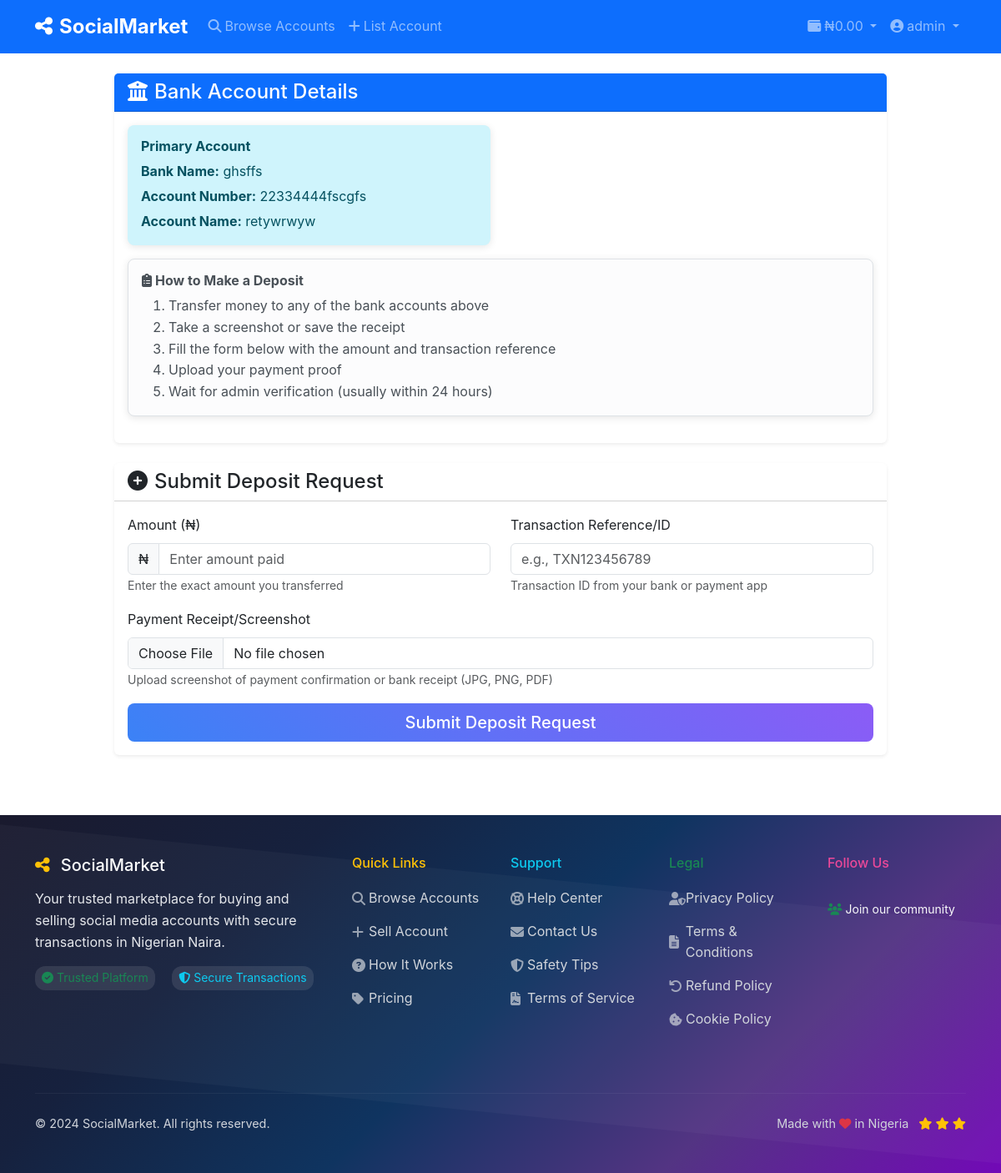
The app's page /deposit (signed in), older data.
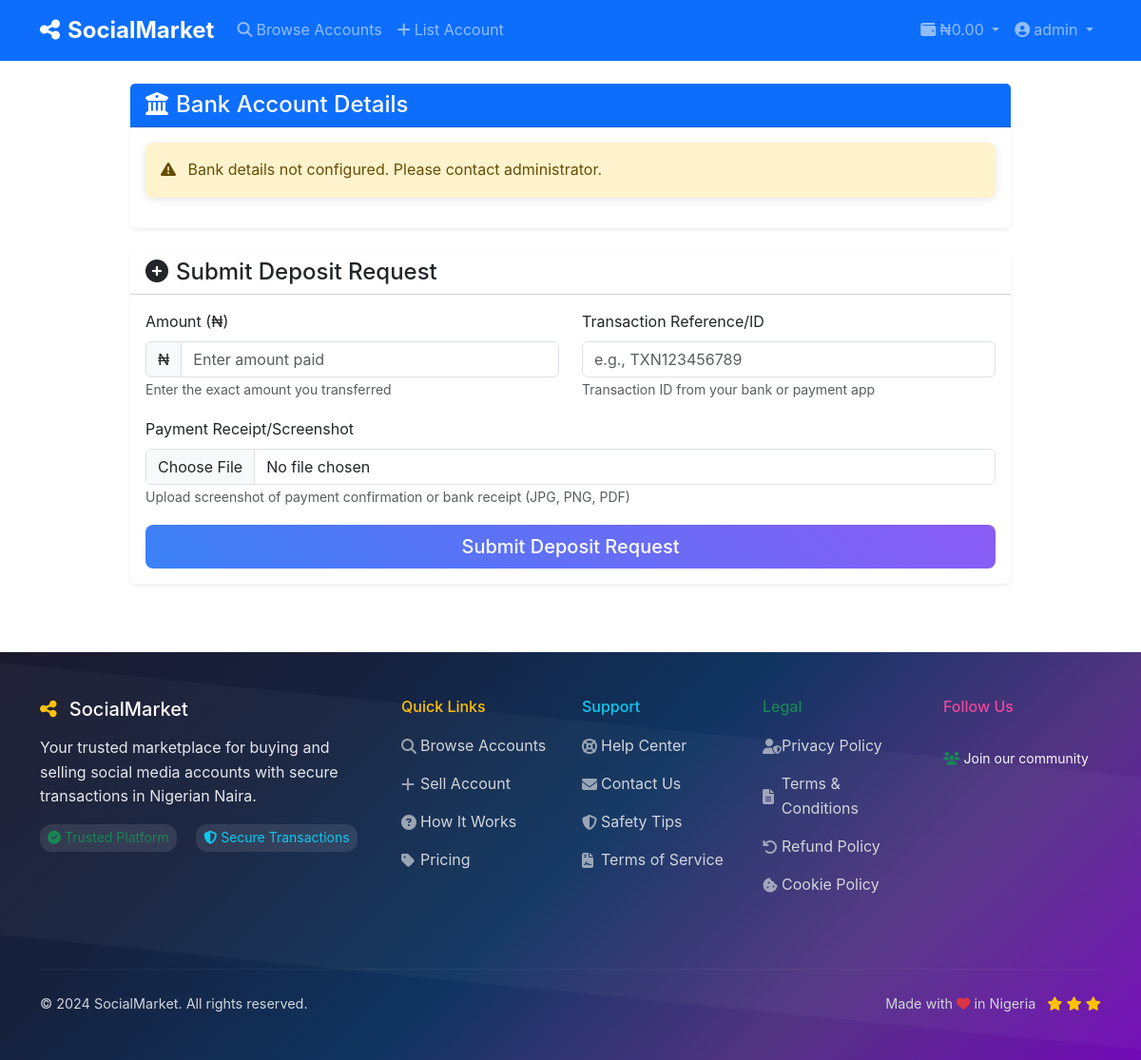
The same page, newer data.
### app.py (models this page shows)
class Settings(db.Model):
    id = db.Column(db.Integer, primary_key=True)
    site_name = db.Column(db.String(100), default='SocialMarket')
    site_description = db.Column(db.Text)
    site_logo = db.Column(db.String(255))
    currency_symbol = db.Column(db.String(10), default='₦')
    currency_code = db.Column(db.String(3), default='NGN')
    commission_rate = db.Column(db.Numeric(5, 2), default=5.00)  # Percentage
    referral_commission = db.Column(db.Numeric(5, 2), default=2.00)  # Percentage
    min_withdrawal = db.Column(db.Numeric(10, 2), default=1000.00)
    max_withdrawal = db.Column(db.Numeric(10, 2), default=1000000.00)
    smtp_server = db.Column(db.String(100))
    smtp_port = db.Column(db.Integer, default=587)
    smtp_username = db.Column(db.String(100))
    smtp_password = db.Column(db.String(255))
    admin_email = db.Column(db.String(120))
    bank_name = db.Column(db.String(100))
    account_number = db.Column(db.String(20))
    account_name = db.Column(db.String(100))
    bank_name_2 = db.Column(db.String(100))
    account_number_2 = db.Column(db.String(20))
    account_name_2 = db.Column(db.String(100))
    payment_instructions = db.Column(db.Text)
    facebook_url = db.Column(db.String(255))
    twitter_url = db.Column(db.String(255))
    instagram_url = db.Column(db.String(255))
    updated_at = db.Column(db.DateTime, default=datetime.utcnow, onupdate=datetime.utcnow)

### app.py (the view, shortened to what this page needs)
@app.route('/deposit', methods=['GET', 'POST'])
@login_required
def deposit():
    form = WalletDepositForm()
    settings = Settings.query.first()
    return render_template('deposit.html', form=form, settings=settings)

### app.py
class WalletDepositForm(FlaskForm):
    amount = DecimalField('Amount (₦)', validators=[DataRequired(), NumberRange(min=100)], places=2)
    reference_number = StringField('Transaction Reference/ID', validators=[DataRequired()])
    payment_proof = FileField('Payment Receipt/Screenshot', validators=[
        FileRequired(),
        FileAllowed(['jpg', 'png', 'pdf'], 'Images and PDF only!')
    ])
    submit = SubmitField('Submit Deposit Request')

### app.py (called while the page is built)
@login_manager.user_loader
def load_user(user_id):
    return User.query.get(int(user_id))

### templates/deposit.html (shortened to what the changed rows need)
{% extends "base.html" %}
{% block content %}
<div class="container py-4">
    <div class="row justify-content-center">
        <div class="col-lg-10">
            <div class="card border-0 shadow-sm mb-4">
                <div class="card-body">
                    {% if settings and settings.bank_name %}
                    <div class="row">
                        <div class="col-md-6">
                            <div class="alert alert-info mb-3">
                                <h6 class="fw-bold mb-2">Primary Account</h6>
                                <p class="mb-1"><strong>Bank Name:</strong> {{ settings.bank_name }}</p>
                                <p class="mb-1"><strong>Account Number:</strong> {{ settings.account_number }}</p>
                                <p class="mb-0"><strong>Account Name:</strong> {{ settings.account_name }}</p>
                            </div>
                        </div>
                    </div>
                    <div class="alert alert-light border">
                        <h6 class="fw-bold mb-2">
                            <i class="fas fa-clipboard-list me-1"></i>How to Make a Deposit
                        </h6>
                        <ol class="mb-0">
                            <li>Transfer money to any of the bank accounts above</li>
                            <li>Take a screenshot or save the receipt</li>
                            <li>Fill the form below with the amount and transaction reference</li>
                            <li>Upload your payment proof</li>
                            <li>Wait for admin verification (usually within 24 hours)</li>
                        </ol>
                    </div>
                    {% else %}
                    <div class="alert alert-warning">
                        <i class="fas fa-exclamation-triangle me-2"></i>
                        Bank details not configured. Please contact administrator.
                    </div>
                    {% endif %}
                </div>
            </div>
        </div>
    </div>
</div>
{% endblock %}

### templates/base.html (shortened to what the changed rows need)
<!DOCTYPE html>
<html lang="en">
<head>
    <link href="https://cdn.jsdelivr.net/npm/bootstrap@5.3.0/dist/css/bootstrap.min.css" rel="stylesheet">
    <link href="https://cdnjs.cloudflare.com/ajax/libs/font-awesome/6.4.0/css/all.min.css" rel="stylesheet">
    <link href="{{ url_for('static', filename='css/style.css') }}" rel="stylesheet">
</head>
<body>
    <main>
        {% block content %}{% endblock %}
    </main>
    <footer class="footer-colorful text-light py-5 mt-5">
        <div class="container">
            <div class="row">
                <div class="col-lg-4 mb-4">
                    <h5 class="text-white mb-3">
                        <i class="fas fa-share-alt me-2 text-warning"></i>
                        {% if settings and settings.site_name %}{{ settings.site_name }}{% else %}SocialMarket{% endif %}
                    </h5>
                    <p class="footer-text">Your trusted marketplace for buying and selling social media accounts with secure transactions in Nigerian Naira.</p>
                    <div class="footer-stats mt-3">
                        <small class="text-success"><i class="fas fa-check-circle me-1"></i>Trusted Platform</small>
                        <small class="text-info ms-3"><i class="fas fa-shield-alt me-1"></i>Secure Transactions</small>
                    </div>
                </div>
            </div>
            <div class="row align-items-center">
                <div class="col-md-6">
                    <p class="footer-copyright mb-0">
                        &copy; 2024 {% if settings and settings.site_name %}{{ settings.site_name }}{% else %}SocialMarket{% endif %}. All rights reserved.
                    </p>
                </div>
            </div>
        </div>
    </footer>
</body>
</html>

Row changes from the older to the newer data that the page shows:
changed Settings "SocialMarket": bank_name "ghsffs" → (not shown); account_number "22334444fscgfs" → (not shown); account_name "retywrwyw" → (not shown)
Text that changed along with them:
text no longer shown: "Primary Account Bank Name: Account Number: Account Name: How to Make a Deposit Transfer money to any of the bank accounts above Take a screenshot or save the receipt Fill the form below with the amount and transaction reference Upload your payment proof Wait for admin verification (usually within 24 hours)"
text now shown: "Bank details not configured. Please contact administrator."
